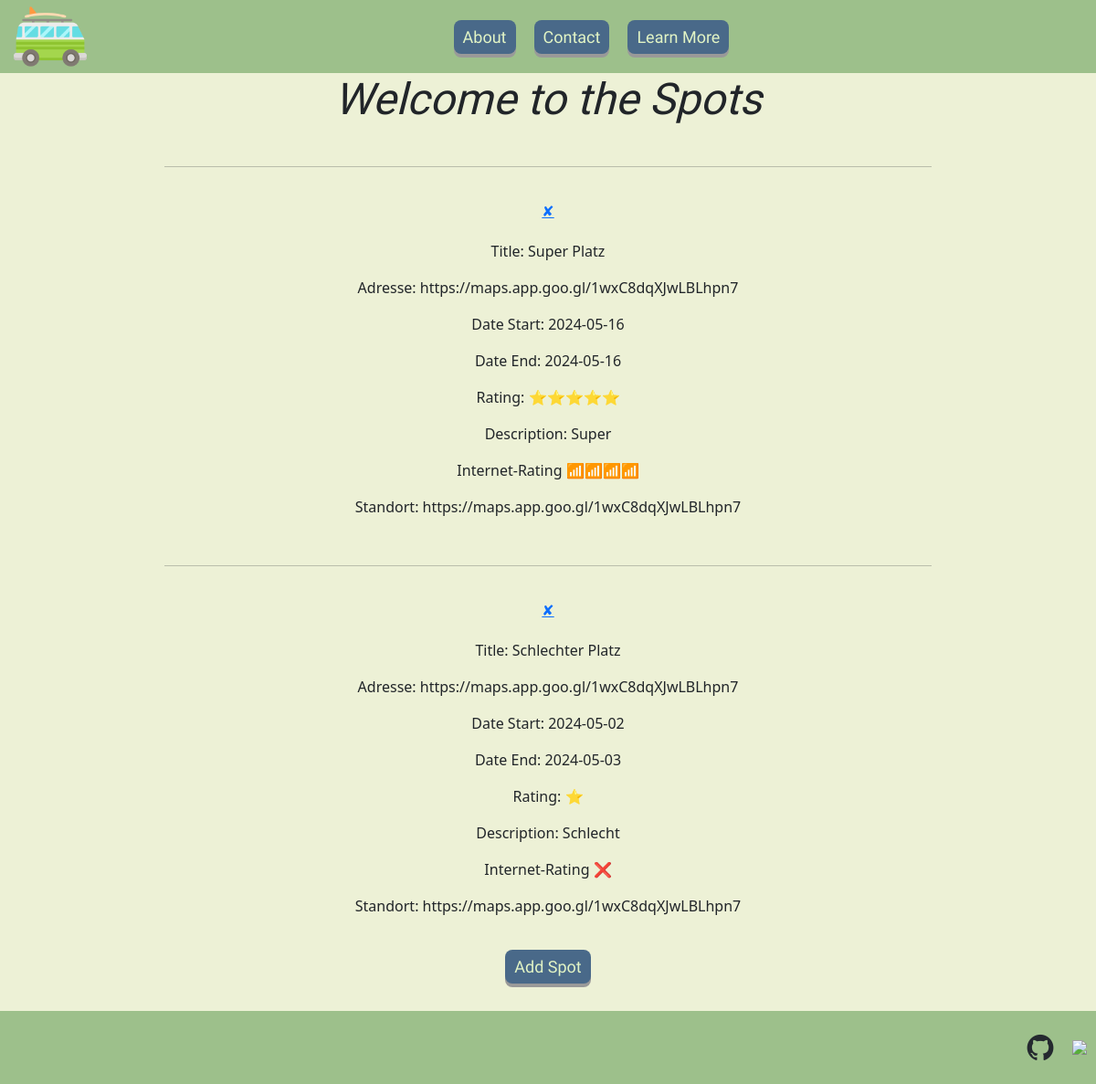
Screenshot of /spots with the database file from the repository.
### main.py (models this page shows)
class Spots(db.Model):
    id: Mapped[int] = mapped_column(Integer, primary_key=True)
    title: Mapped[str] = mapped_column(String(250), unique=True, nullable=False)
    adresse: Mapped[str] = mapped_column(String(250), nullable=False)
    date_start: Mapped[str] = mapped_column(String(250), nullable=False)
    date_end: Mapped[str] = mapped_column(String(250), nullable=False)
    rating: Mapped[str] =mapped_column(Integer, nullable=False)
    description: Mapped[str] = mapped_column(String(500), nullable=False)
    internet_rating: Mapped[str] = mapped_column(Integer, nullable=False)
    standort: Mapped[str] = mapped_column(String(250), nullable=False)

### main.py (the view)
@app.route("/spots")
def spots():
    spots = db.session.execute(db.select(Spots)).scalars().all()
    return render_template("spots.html", title="Spots", all_spots=spots)

### templates/spots.html
{% include "header.html" %}
<div class="content-container">
    <h1>Welcome to the Spots</h1>
    {% for spot in all_spots %}
    <hr>
    <a href="{{url_for('delete_post', spot_id=spot.id) }}">✘</a>
    <div class="post-preview">
        <p>Title: {{spot.title}}</p>
        <p>Adresse: {{spot.adresse}}</p>
        <p>Date Start: {{spot.date_start}}</p>
        <p>Date End: {{spot.date_end}}</p>
        <p>Rating: {{spot.rating}}</p>
        <p>Description: {{spot.description}}</p>
        <p>Internet-Rating {{spot.internet_rating}}</p>
        <p>Standort: {{spot.standort}}</p>
    </div>
    {% endfor %}
    <div>
        <a href="{{ url_for('add_spot') }}"><button class="button_blue">Add Spot</button></a>
    </div>
</div>
{% include "footer.html" %}

### templates/header.html (shortened to what this page needs)
<!DOCTYPE html>
<html lang="en">
<head>
    {{ bootstrap.load_css() }}
    <link rel="stylesheet" href="../static/css/styles.css">
</head>
<body>
<header>
    <div class="header-icon">
        <a href="{{ url_for('home') }}"><img src="../static/assets/van.png" id="header-icon"></a>
    </div >
    <div id="button_header_middle">
        <div>
            <a href="{{ url_for('about') }}"><button class="button_header">About</button></a>
        </div>
        <div>
            <a href="{{ url_for('contact') }}"><button class="button_header">Contact</button></a>
        </div>
        <div>
            <a href="{{ url_for('learn_more') }}"><button class="button_header">Learn More</button></a>
        </div>
    </div>
</header>

### templates/footer.html
<div>
    <footer>
        <div class="footer_icon">
             <a href="https://github.com/GwydionBr/" target="_blank"><img class="icons" src="../static/assets/github-mark.png"></a>
        </div>
        <div class="footer_icon">
            <a href="https://www.instagram.com/" target="_blank"><img class="icons" src="../static/assets/Instagram_Glyph_Gradient.png"</a>
        </div>
    </footer>
</div>
</body>
  </html>

### static/css/styles.css (style rules this page uses)
body { background-color: #EDF1D6; margin: 0; padding: 0; }
h1 { text-align: center; font-family: "Sedan", serif; font-weight: 400; font-style: italic; font-size: 3rem; }
.icons { height: 30px; margin: 10px; align-self: center; }
.footer_icon { align-self: center; }
#header-icon { height:80px; margin-left: 15px; }
header { display: flex; align-items: center; justify-content: space-between; background-color: #9DC08B; height: 80px; width: 100%; }
#button_header_middle { display: flex; gap: 20px; }
footer { margin-top: 30px; display: flex; justify-content: flex-end; height: 80px; background-color: #9DC08B; }
.content-container { display: flex; flex-direction: column; width: 100%; text-align: center; align-items: center; justify-content: center; gap: 20px; }
.content-container > * { align-items: center; width: 70%; }
button { transition-duration: 0.4s; }
.button_header { background-color: rgb(73, 105, 137); border: none; font-size: 18px; font-family: "Sedan", serif; padding: 5px 10px; color: rgb(226, 244, 197); border-radius: 8px; box-shadow: 0 4px #999; }
.button_blue { background-color: rgb(73, 105, 137); border: none; font-size: 18px; font-family: "Sedan", serif; padding: 5px 10px; color: rgb(226, 244, 197); border-radius: 8px; box-shadow: 0 4px #999; }

### rows the page displays
Spots: title "Super Platz", adresse "https://maps.app.goo.gl/1wxC8dqXJwLBLhpn7", date_start "2024-05-16", date_end "2024-05-16", rating "⭐⭐⭐⭐⭐", description "Super", internet_rating "📶📶📶📶", standort "https://maps.app.goo.gl/1wxC8dqXJwLBLhpn7"
Spots: title "Schlechter Platz", adresse "https://maps.app.goo.gl/1wxC8dqXJwLBLhpn7", date_start "2024-05-02", date_end "2024-05-03", rating "⭐", description "Schlecht", internet_rating "❌", standort "https://maps.app.goo.gl/1wxC8dqXJwLBLhpn7"
